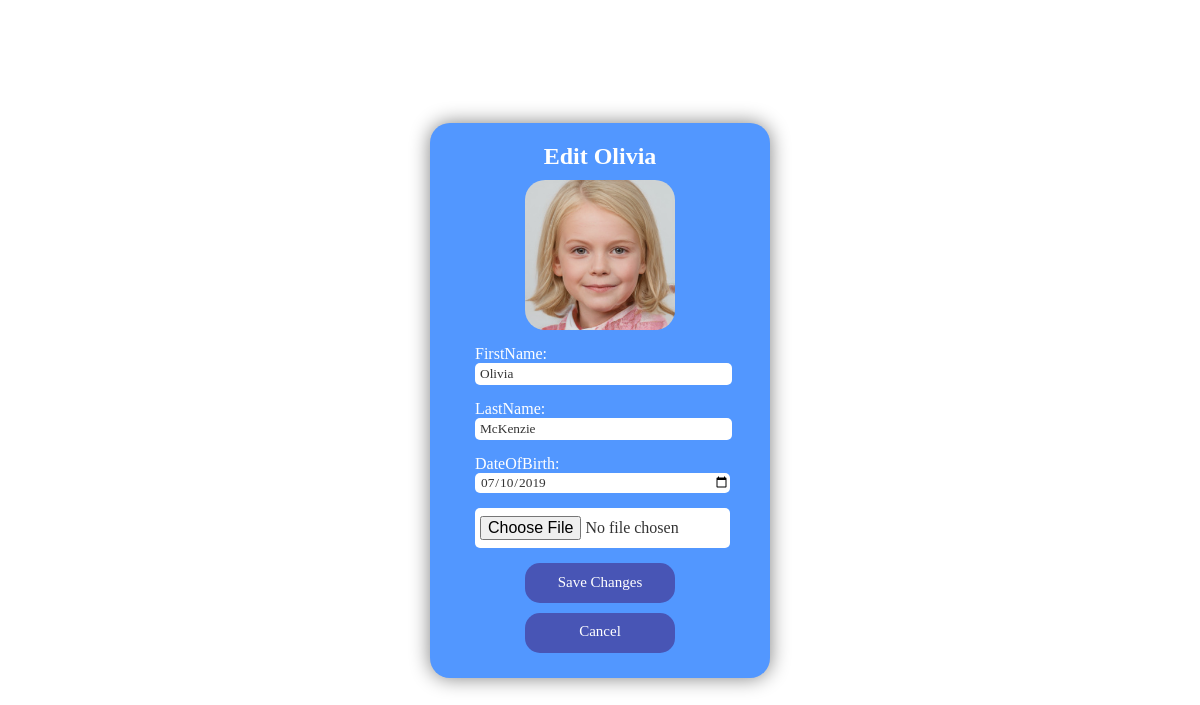
Page /edit_child/ (signed in) on the committed database.
### chawtsApp/models.py (models this page shows, shortened)
class Child(models.Model):
    firstName = models.CharField(max_length=50)
    lastName = models.CharField(max_length=50)
    dateOfBirth = models.DateField(default=None)
    profile_picture = models.ImageField(upload_to=profilePicUniqueUpload,blank=True, null=True)
    parents = models.ManyToManyField(User, through='FamilyAssociation', related_name='children')
    shareCode = models.CharField(max_length=10, unique=True, blank=True, null=True)
    class Meta:
        db_table = "chawts_child"

### chawtsApp/views.py (the view)
# urls.py: path('edit_child/', views.edit_child, name='edit_child'),
@login_required
def edit_child(request):
    selected_child = None
    is_primary = False
    if 'selected_child_id' in request.session:
        selected_child = Child.objects.filter(id=request.session['selected_child_id'], parents=request.user).first()
        is_primary = FamilyAssociation.objects.filter(
                    parent=request.user,
                    child=selected_child,
                    is_primary=True
                ).exists()
    else:
        return redirect('dashboard')
    if(is_primary == False):
       return redirect('dashboard')
    if request.method == "POST":
        form = ChildEditForm(request.POST, request.FILES, instance=selected_child)
        if form.is_valid():
            form.save()
            return redirect('dashboard')
    else:
        form = ChildEditForm(instance=selected_child)
    return render(request, 'management/edit_child.html', {'form': form, 'selected_child': selected_child})

### chawtsApp/forms.py
class ChildEditForm(forms.ModelForm):
    class Meta:
        model = Child
        fields = ['firstName', 'lastName', 'dateOfBirth', 'profile_picture']
        widgets = {
            'dateOfBirth': forms.DateInput(attrs={'type': 'date'})
        }

### chawtsApp/templates/management/edit_child.html (shortened to what this page needs)
{% extends "base.html" %}
{% load static %}
{% block headExtra %}
    <link rel="stylesheet" href="{% static 'css/shared.css' %}" type="text/css">
{% endblock headExtra %}
{% block bodyExtra %}
    <main>
        <h2>Edit {{selected_child.firstName }}</h2>
        {% if selected_child.profile_picture %}
            <img class="pfp" src="{{ selected_child.profile_picture.url }}" alt="Profile Picture">
        {% else %}
            <img class="pfp" src="/static/images/default.jpg"/>
        {% endif %}
        <form class="form" method="post" enctype="multipart/form-data">
            {{ form.as_p }}
            <input class="button" id="button" type="submit" value="Save Changes">
            <a class="button" href="{% url 'dashboard' %}">Cancel</a>
        </form>
    </main>
{% endblock bodyExtra %}

### static/css/base.css (style rules this page uses)
:root { --col-primary-dark: rgb(72, 85, 181); --col-primary: rgb(82, 151, 255); --col-primary-light: rgb(156, 229, 255); --col-secondary: rgb(247, 155, 26); --col-neutral-light: rgb(255, 255, 255); --col-neutral-mid: rgb(234, 234, 234); --col-neutral-dark: rgb(51, 51, 51); --col-highlight: rgb(216, 17, 89); }
body { background-color:var(--color-shade-5); font-family: consolas; margin: 0; display: flex; }

### static/css/shared.css (style rules this page uses)
main { width:300px; padding:20px; background-color: var(--col-primary); border-radius: 20px; color:var(--col-neutral-light); box-shadow: 0px 0px 20px 0px grey; display: grid; place-items: center; }
.pfp { width: 150px; height: 150px; border-radius: 20px; margin:10px; }
h2 { padding:0px; margin:0px; }
.form { display: grid; place-items: center; height: min-content; }
input { width:250px; padding-left: 5px; height:20px; font-family: consolas; border-radius: 5px; border-width: 0; background-color: var(--col-neutral-light); color: var(--col-neutral-dark); transition: all 0.3s ease; }
p { width:250px; margin: 5px; margin-bottom: 10px; display: grid; grid-template-columns: 1fr; grid-template-rows: 1fr; }
input[type="file"] { width:250px; height:40px; justify-content: center; align-content: center; }
p:has(input[type="file"]) { font-size: 0; }
p:has(input[type="file"]) input { font-size: 16px; }
.button { box-sizing: border-box; display: inline-block; padding: 10px 10px; margin: 5px; width:150px; height:40px; font-size: 15px; text-align: center; background-color: var(--col-primary-dark); color: var(--col-neutral-light); border: none; border-radius: 15px; text-decoration: none; cursor: pointer; transition: background-color 0.3s ease; }

### rows in the picture
Child: firstName "Olivia", profile_picture (picture), lastName "McKenzie", dateOfBirth "07/10/2019"
